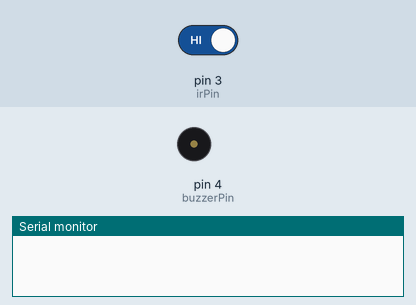
This sketch was run on a simulated Arduino Uno, built with avr-gcc and run on an emulated ATmega328P. On the bench: buzzer (waves = sounding), the last lines printed to the serial monitor. Inputs (shaded band) come from the test bench; at power-on: pin 3 (irPin) HIGH.

Above: at 1.2 s.
1.3 s: pin 3 (irPin) driven LOW
At 1.7 s:
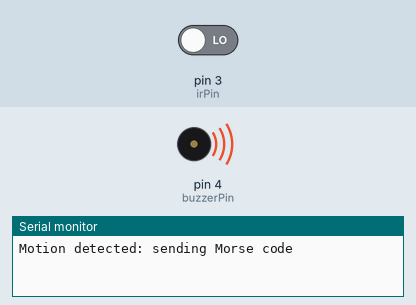
Timing chart, 0 to 10.3 s (numbered marks = the images above; inputs shaded):
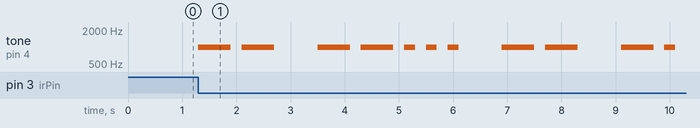

Measured:
- after the input at 1.3 s, tone on pin 4 (buzzerPin): plays 1000 Hz for 0.60 s, 1000 Hz for 0.60 s, 1000 Hz for 0.60 s, 1000 Hz for 0.60 s, 1000 Hz for 0.20 s, 1000 Hz for 0.20 s … (11 notes in this stretch), starting at once

The sketch:

bazer.ino
```cpp
const int irPin = 3;
const int buzzerPin = 4;


const int dotDuration = 200;

void dot() {
  tone(buzzerPin, 1000);
  delay(dotDuration);
  noTone(buzzerPin);
  delay(dotDuration);
}

void dash() {
  tone(buzzerPin, 1000);
  delay(dotDuration * 3);
  noTone(buzzerPin);
  delay(dotDuration);
}

void pauseBetweenLetters() {
  delay(dotDuration * 3);
}

void pauseBetweenWords() {
  delay(dotDuration * 7);
}

void sendMorseChar(char c) {
  switch (c) {
    case 'M':
      dash();
      dash();
      break;
    case '7':
      dash();
      dash();
      dot();
      dot();
      dot();
      break;
    case 'D':
      dash();
      dot();
      dot();
      break;
  }
}

void sendMorseMessage(const char* msg) {
  for (int i = 0; msg[i] != '\0'; i++) {
    sendMorseChar(msg[i]);
    pauseBetweenLetters();
  }
}

void setup() {
  pinMode(irPin, INPUT);
  pinMode(buzzerPin, OUTPUT);
  Serial.begin(9600);
}

void loop() {
  int irState = digitalRead(irPin);

  if (irState == LOW) {
    Serial.println("Motion detected: sending Morse code");
    sendMorseMessage("M7MD");
    pauseBetweenWords();
  } else {
    delay(100);
  }
}
```
